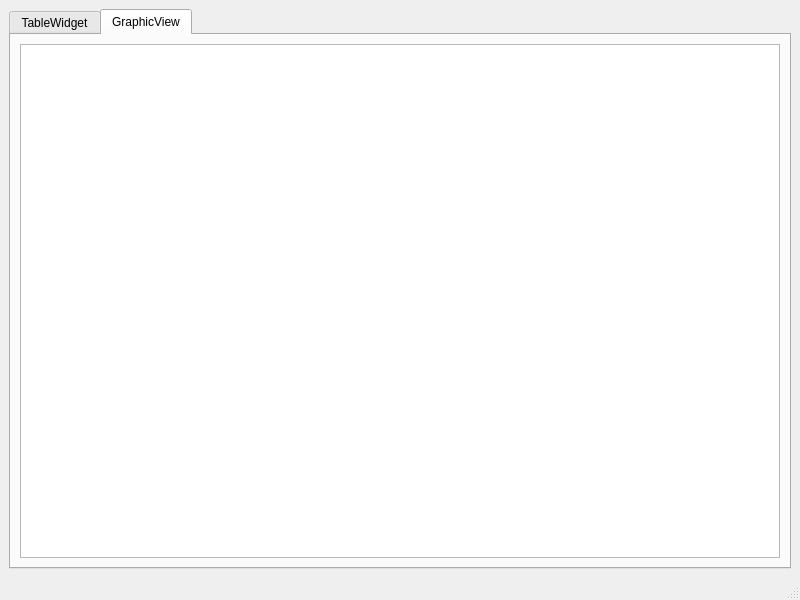
<?xml version="1.0" encoding="UTF-8"?>
<ui version="4.0">
 <class>BasicControlUse</class>
 <widget class="QMainWindow" name="BasicControlUse">
  <property name="geometry">
   <rect>
    <x>0</x>
    <y>0</y>
    <width>800</width>
    <height>600</height>
   </rect>
  </property>
  <property name="windowTitle">
   <string>BasicControlUse</string>
  </property>
  <widget class="QWidget" name="centralwidget">
   <layout class="QVBoxLayout" name="verticalLayout">
    <item>
     <widget class="QTabWidget" name="tabWidget">
      <property name="currentIndex">
       <number>1</number>
      </property>
      <widget class="QWidget" name="tab">
       <attribute name="title">
        <string>TableWidget</string>
       </attribute>
       <layout class="QHBoxLayout" name="horizontalLayout">
        <item>
         <widget class="QWidget" name="widget" native="true"/>
        </item>
       </layout>
      </widget>
      <widget class="QWidget" name="tab_2">
       <attribute name="title">
        <string>GraphicView</string>
       </attribute>
       <layout class="QHBoxLayout" name="horizontalLayout_2">
        <item>
         <widget class="QGraphicsView" name="graphicsView"/>
        </item>
       </layout>
      </widget>
     </widget>
    </item>
   </layout>
  </widget>
  <widget class="QMenuBar" name="menubar">
   <property name="geometry">
    <rect>
     <x>0</x>
     <y>0</y>
     <width>800</width>
     <height>25</height>
    </rect>
   </property>
  </widget>
  <widget class="QStatusBar" name="statusbar"/>
 </widget>
 <resources/>
 <connections/>
</ui>
